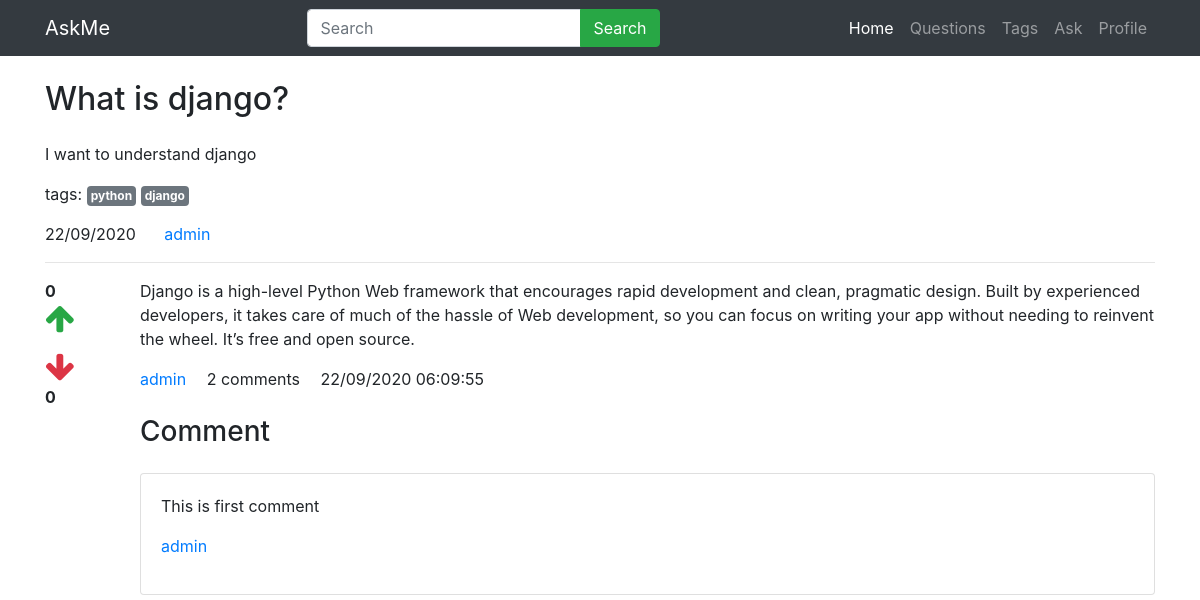
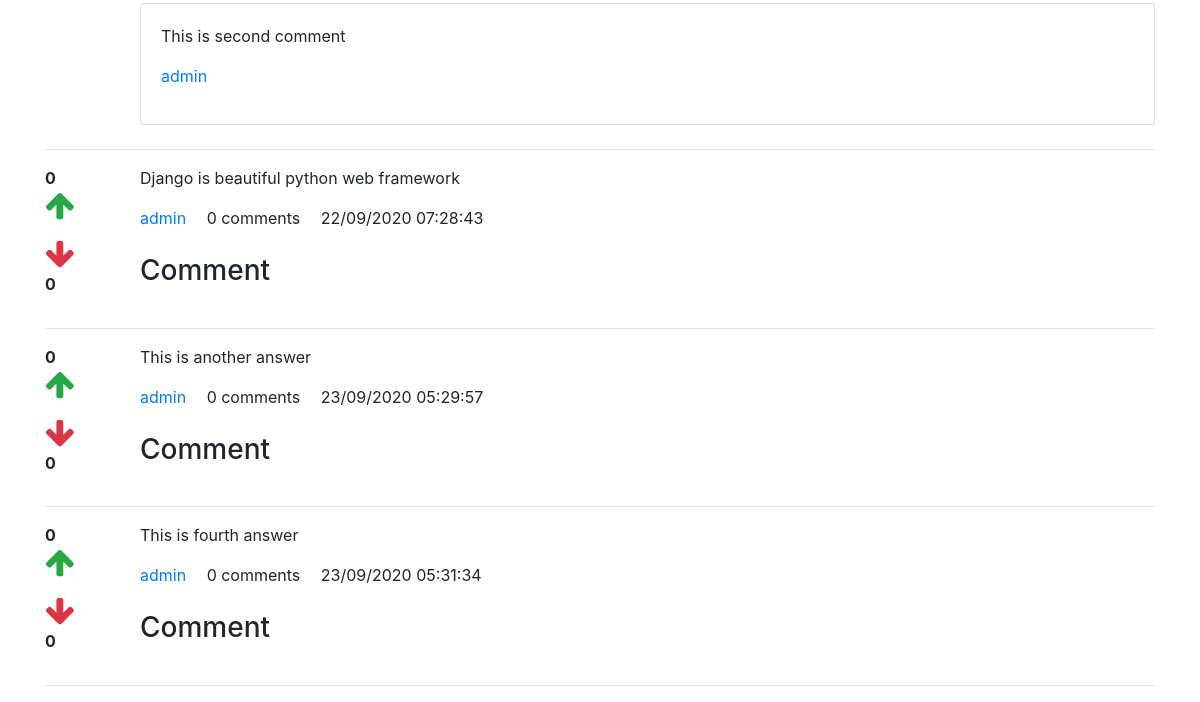
Before: /detail/4 with the older database file (2 pictures, top to bottom).
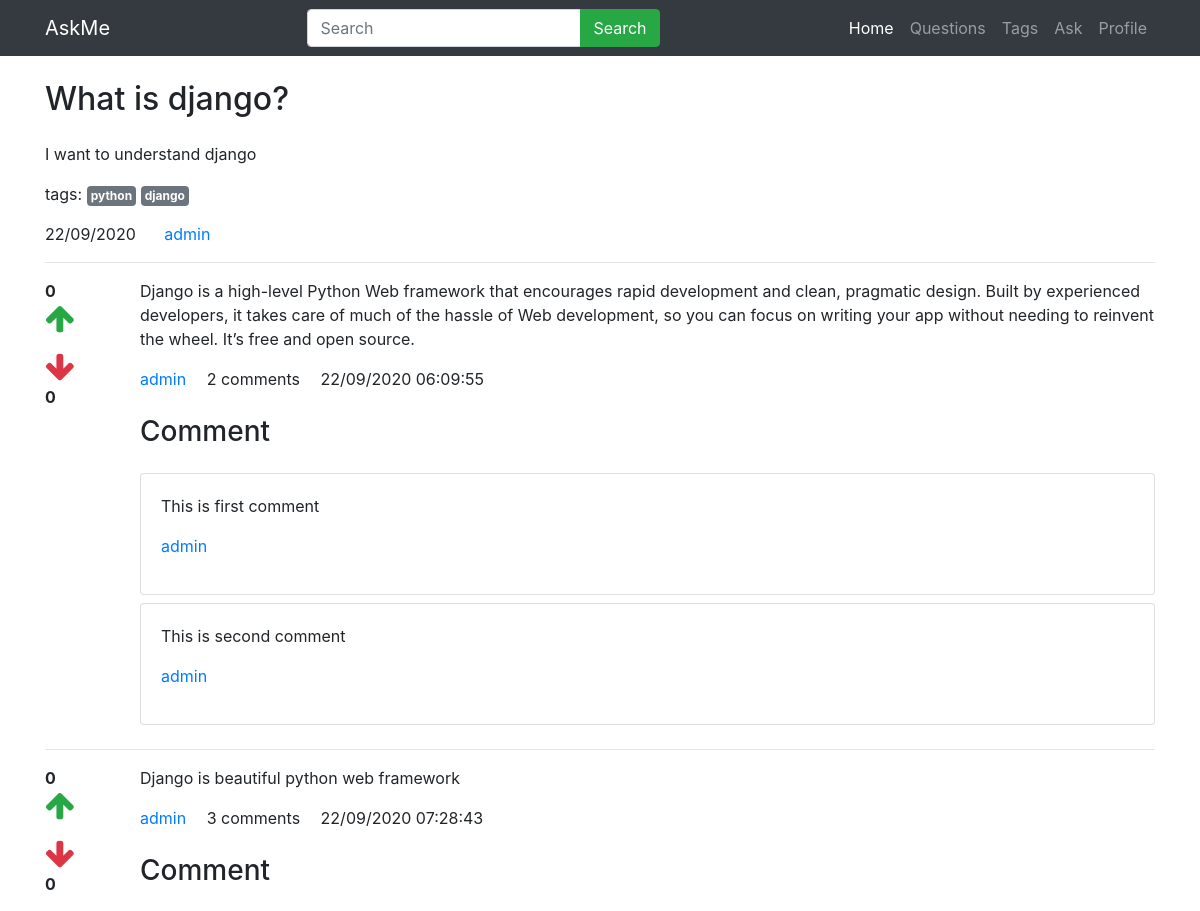
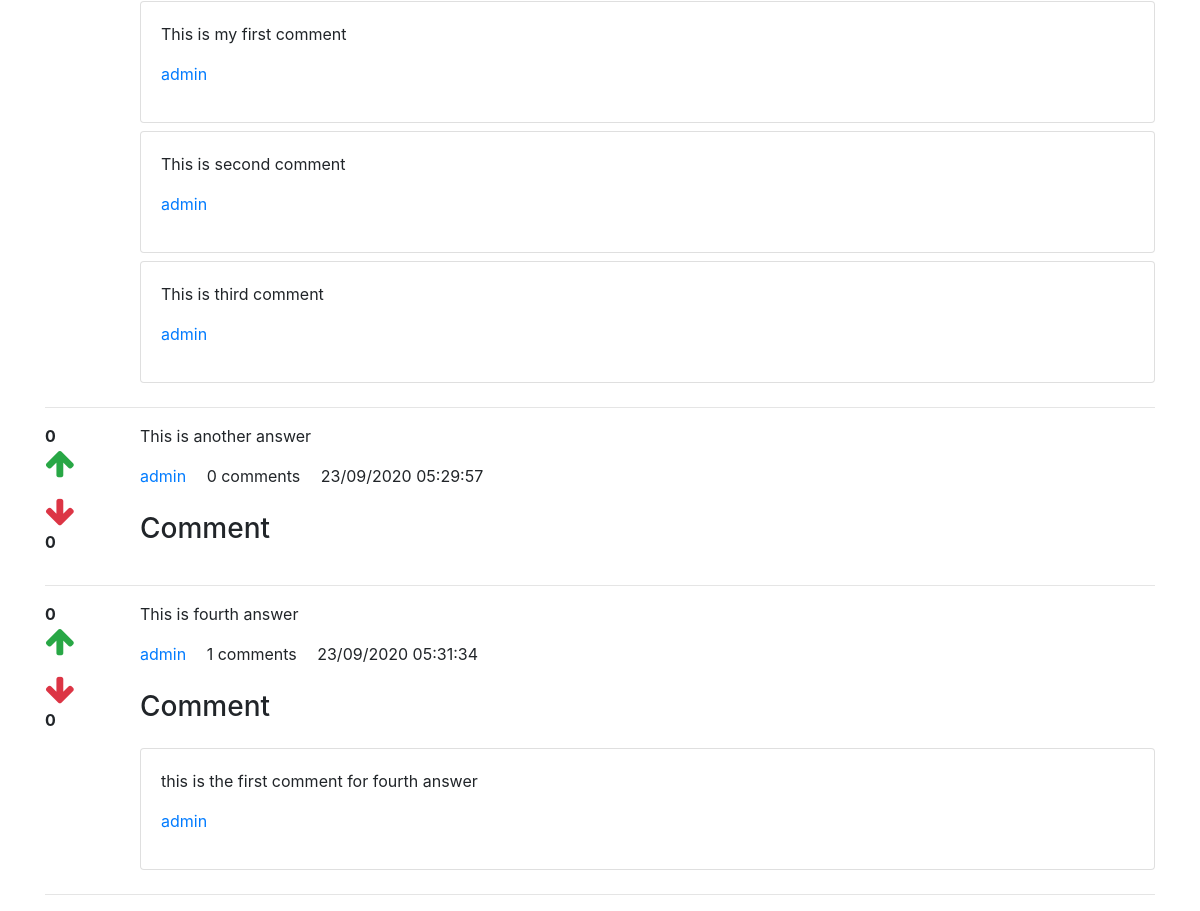
After: the same page with the newer database file (2 pictures, top to bottom).
### main/models.py (models this page shows, shortened)
class Question(models.Model):
    user=models.ForeignKey(User,on_delete=models.CASCADE)
    title=models.CharField(max_length=300)
    detail=models.TextField()
    tags=models.TextField(default='')
    add_time=models.DateTimeField(auto_now_add=True)

class Answer(models.Model):
    question=models.ForeignKey(Question,on_delete=models.CASCADE)
    user=models.ForeignKey(User,on_delete=models.CASCADE)
    detail=models.TextField()
    add_time=models.DateTimeField(auto_now_add=True)

class Comment(models.Model):
    answer=models.ForeignKey(Answer,on_delete=models.CASCADE)
    user=models.ForeignKey(User,on_delete=models.CASCADE,related_name='comment_user')
    comment=models.TextField(default='')
    add_time=models.DateTimeField(auto_now_add=True)

### main/views.py (the view, shortened to what this page needs)
# urls.py: path('detail/<int:id>',views.detail,name='detail'),
def detail(request,id):
    quest=Question.objects.get(pk=id)
    tags=quest.tags.split(',')
    answers=Answer.objects.filter(question=quest)
    answerform=AnswerForm
    return render(request,'detail.html',{
        'quest':quest,
        'tags':tags,
        'answers':answers,
        'answerform':answerform
    })

### main/templates/detail.html (shortened to what this page needs)
{% load static %}
{% load humanize %}
<!DOCTYPE html>
<html lang="en">
<head>
    <link rel="stylesheet" href="{% static 'animate.min.css' %}" />
    <link rel="stylesheet" href="{% static 'bootstrap.min.css' %}" />
    <link rel="stylesheet" href="{% static 'fa4/css/font-awesome.min.css' %}" />
</head>
<body>
    <nav class="navbar navbar-expand-lg navbar-dark bg-dark">
        <div class="container">
            <a class="navbar-brand" href="#">AskMe</a>
            <div class="collapse navbar-collapse" id="navbarNav">
                <form class="ml-auto" action="/">
                    <div class="input-group">
                        <input type="text" name="q" class="form-control" placeholder="Search" />
                        <div class="input-group-append">
                        <button class="btn btn-success" type="submit" id="button-addon2">Search</button>
                        </div>
                    </div>
                </form>
                <ul class="navbar-nav ml-auto">
                    <li class="nav-item active">
                        <a class="nav-link" href="#">Home</a>
                    </li>
                    <li class="nav-item">
                        <a class="nav-link" href="#">Questions</a>
                    </li>
                    <li class="nav-item">
                        <a class="nav-link" href="#">Tags</a>
                    </li>
                    <li class="nav-item">
                        <a class="nav-link" href="#">Ask</a>
                    </li>
                    <li class="nav-item">
                        <a class="nav-link" href="#">Profile</a>
                    </li>
                </ul>
            </div>
        </div>
    </nav>
    <div class="container">
        <h2 class="my-4">{{quest.title}}</h2>
        <p>{{quest.detail}}</p>
        <p>
            tags:
            {% for tag in tags %}
            <a href="#" class="badge badge-secondary p-1">{{tag}}</a>
            {% endfor %}
        </p>
        <p>
            <span class="mr-4">{{quest.add_time|date:'d/m/Y'}}</span>
            <a href="#">{{quest.user.username}}</a>
        </p>
        <hr/>
        {% for answer in answers %}
        <div class="row">
            <div class="col-1">
                <div class="upvote">
                    <strong class="upvote-count-{{answer.id}}">{{answer.upvote_set.count}}</strong><br/>
                    <span class="text-success">
                        <i class="fa fa-arrow-up fa-2x upvote-click" data-answer="{{answer.id}}"></i>
                    </span>
                </div>
                <div class="downvote mt-3">
                    <span class="text-danger">
                        <i class="fa fa-arrow-down fa-2x downvote-click" data-answer="{{answer.id}}"></i>
                    </span><br/>
                    <strong class="downvote-count-{{answer.id}}">{{answer.downvote_set.count}}</strong>
                </div>
            </div>
            <div class="col-11">
                <p>
                    {{ answer.detail }}
                </p>
                <p>
                    <a href="#" class="mr-3">{{answer.user.username}}</a>
                    <span class="mr-3"><span class="comment-count-{{answer.id}}">{{answer.comment_set.count}}</span> comments</span>
                    <span>{{answer.add_time|date:'d/m/Y h:i:s'}}</span>
                </p>
                <h3 class="my-4">Comment</h3>
                <div class="comment-wrapper-{{answer.id}}">
                    {% for comment in answer.comment_set.all %}
                    <div class="card mb-2">
                        <div class="card-body">
                            <p>{{comment.comment}}</p>
                            <p>
                                <a href="#">{{comment.user.username}}</a>
                            </p>
                        </div>
                    </div>
                    {% endfor %}
                </div>
            </div>
        </div>
        <hr/>
        {% endfor %}
    </div>
</body>
</html>

Changed rows visible on the page:
computed for Answer "Django is beautiful python web framework": comment_set.count "0" → "3"
added Comment: comment "This is my first comment", user.username "admin", shown under Answer "Django is beautiful python web framework"
added Comment: comment "This is second comment", user.username "admin", shown under Answer "Django is beautiful python web framework"
added Comment: comment "This is third comment", user.username "admin", shown under Answer "Django is beautiful python web framework"
computed for Answer "This is fourth answer": comment_set.count "0" → "1"
added Comment: comment "this is the first comment for fourth answer", user.username "admin", shown under Answer "This is fourth answer"
